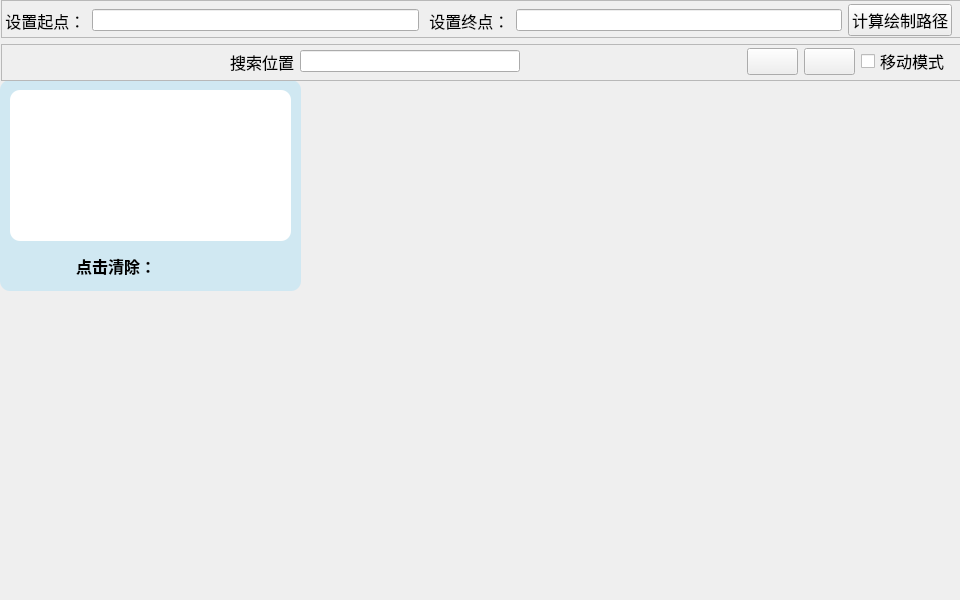
<?xml version="1.0" encoding="UTF-8"?>
<ui version="4.0">
 <class>GPSWindow</class>
 <widget class="QMainWindow" name="GPSWindow">
  <property name="geometry">
   <rect>
    <x>0</x>
    <y>0</y>
    <width>960</width>
    <height>600</height>
   </rect>
  </property>
  <property name="windowTitle">
   <string>MainWindow</string>
  </property>
  <widget class="QWidget" name="centralwidget">
   <widget class="MapWidget" name="widget" native="true">
    <property name="geometry">
     <rect>
      <x>0</x>
      <y>80</y>
      <width>961</width>
      <height>561</height>
     </rect>
    </property>
    <property name="font">
     <font>
      <pointsize>16</pointsize>
     </font>
    </property>
    <property name="styleSheet">
     <string notr="true"/>
    </property>
    <widget class="QWidget" name="widget_2" native="true">
     <property name="geometry">
      <rect>
       <x>0</x>
       <y>0</y>
       <width>301</width>
       <height>211</height>
      </rect>
     </property>
     <property name="styleSheet">
      <string notr="true">    background-color: #D0E8F2;
    border-radius: 10px;</string>
     </property>
     <widget class="QWidget" name="horizontalLayoutWidget_3">
      <property name="geometry">
       <rect>
        <x>70</x>
        <y>170</y>
        <width>152</width>
        <height>31</height>
       </rect>
      </property>
      <layout class="QHBoxLayout" name="horizontalLayout_3">
       <item>
        <spacer name="horizontalSpacer_2">
         <property name="orientation">
          <enum>Qt::Orientation::Horizontal</enum>
         </property>
         <property name="sizeHint" stdset="0">
          <size>
           <width>40</width>
           <height>20</height>
          </size>
         </property>
        </spacer>
       </item>
       <item>
        <widget class="QLabel" name="label">
         <property name="font">
          <font>
           <pointsize>12</pointsize>
           <bold>true</bold>
          </font>
         </property>
         <property name="styleSheet">
          <string notr="true">color: black</string>
         </property>
         <property name="text">
          <string>点击清除：</string>
         </property>
        </widget>
       </item>
       <item>
        <widget class="QPushButton" name="clearbn">
         <property name="font">
          <font>
           <pointsize>15</pointsize>
          </font>
         </property>
         <property name="styleSheet">
          <string notr="true">image: url(:/delete.png);</string>
         </property>
         <property name="text">
          <string/>
         </property>
        </widget>
       </item>
       <item>
        <spacer name="horizontalSpacer_3">
         <property name="orientation">
          <enum>Qt::Orientation::Horizontal</enum>
         </property>
         <property name="sizeHint" stdset="0">
          <size>
           <width>40</width>
           <height>20</height>
          </size>
         </property>
        </spacer>
       </item>
      </layout>
     </widget>
     <widget class="QWidget" name="widget_3" native="true">
      <property name="geometry">
       <rect>
        <x>10</x>
        <y>10</y>
        <width>281</width>
        <height>151</height>
       </rect>
      </property>
      <property name="styleSheet">
       <string notr="true"> background-color: white;</string>
      </property>
      <widget class="QListView" name="listView">
       <property name="geometry">
        <rect>
         <x>10</x>
         <y>10</y>
         <width>261</width>
         <height>131</height>
        </rect>
       </property>
       <property name="styleSheet">
        <string notr="true">background-color: white;
color: black;
font-size: 12pt;</string>
       </property>
      </widget>
     </widget>
    </widget>
   </widget>
   <widget class="QWidget" name="verticalLayoutWidget">
    <property name="geometry">
     <rect>
      <x>1</x>
      <y>0</y>
      <width>961</width>
      <height>81</height>
     </rect>
    </property>
    <layout class="QVBoxLayout" name="verticalLayout">
     <item>
      <widget class="QFrame" name="frame_2">
       <property name="frameShape">
        <enum>QFrame::Shape::StyledPanel</enum>
       </property>
       <property name="frameShadow">
        <enum>QFrame::Shadow::Raised</enum>
       </property>
       <widget class="QWidget" name="horizontalLayoutWidget_2">
        <property name="geometry">
         <rect>
          <x>0</x>
          <y>0</y>
          <width>951</width>
          <height>41</height>
         </rect>
        </property>
        <layout class="QHBoxLayout" name="horizontalLayout_2">
         <item>
          <widget class="QLabel" name="startlabel">
           <property name="font">
            <font>
             <pointsize>12</pointsize>
            </font>
           </property>
           <property name="text">
            <string> 设置起点：</string>
           </property>
          </widget>
         </item>
         <item>
          <widget class="QLineEdit" name="startedit"/>
         </item>
         <item>
          <widget class="QLabel" name="endlabel">
           <property name="font">
            <font>
             <pointsize>12</pointsize>
            </font>
           </property>
           <property name="text">
            <string> 设置终点：</string>
           </property>
          </widget>
         </item>
         <item>
          <widget class="QLineEdit" name="endedit"/>
         </item>
         <item>
          <widget class="QPushButton" name="jisuan">
           <property name="font">
            <font>
             <pointsize>12</pointsize>
            </font>
           </property>
           <property name="text">
            <string>计算绘制路径</string>
           </property>
          </widget>
         </item>
        </layout>
       </widget>
      </widget>
     </item>
     <item>
      <widget class="QFrame" name="frame">
       <property name="frameShape">
        <enum>QFrame::Shape::StyledPanel</enum>
       </property>
       <property name="frameShadow">
        <enum>QFrame::Shadow::Raised</enum>
       </property>
       <widget class="QWidget" name="horizontalLayoutWidget">
        <property name="geometry">
         <rect>
          <x>8</x>
          <y>-3</y>
          <width>941</width>
          <height>41</height>
         </rect>
        </property>
        <layout class="QHBoxLayout" name="horizontalLayout">
         <item>
          <spacer name="horizontalSpacer_4">
           <property name="orientation">
            <enum>Qt::Orientation::Horizontal</enum>
           </property>
           <property name="sizeHint" stdset="0">
            <size>
             <width>40</width>
             <height>20</height>
            </size>
           </property>
          </spacer>
         </item>
         <item>
          <widget class="QLabel" name="label_2">
           <property name="font">
            <font>
             <pointsize>12</pointsize>
            </font>
           </property>
           <property name="text">
            <string>搜索位置</string>
           </property>
          </widget>
         </item>
         <item>
          <widget class="QLineEdit" name="searchLineEdit"/>
         </item>
         <item>
          <spacer name="horizontalSpacer">
           <property name="orientation">
            <enum>Qt::Orientation::Horizontal</enum>
           </property>
           <property name="sizeHint" stdset="0">
            <size>
             <width>40</width>
             <height>20</height>
            </size>
           </property>
          </spacer>
         </item>
         <item>
          <widget class="QPushButton" name="zoomOutButton">
           <property name="font">
            <font>
             <pointsize>12</pointsize>
            </font>
           </property>
           <property name="styleSheet">
            <string notr="true">image: url(:/small.png);</string>
           </property>
           <property name="text">
            <string/>
           </property>
          </widget>
         </item>
         <item>
          <widget class="QPushButton" name="zoomInButton">
           <property name="font">
            <font>
             <pointsize>12</pointsize>
            </font>
           </property>
           <property name="styleSheet">
            <string notr="true">image: url(:/big.png);</string>
           </property>
           <property name="text">
            <string/>
           </property>
          </widget>
         </item>
         <item>
          <widget class="QCheckBox" name="panCheckBox">
           <property name="font">
            <font>
             <pointsize>12</pointsize>
            </font>
           </property>
           <property name="text">
            <string>移动模式</string>
           </property>
          </widget>
         </item>
        </layout>
       </widget>
      </widget>
     </item>
    </layout>
   </widget>
  </widget>
 </widget>
 <customwidgets>
  <customwidget>
   <class>MapWidget</class>
   <extends>QWidget</extends>
   <header location="global">mapwidget.h</header>
   <container>1</container>
  </customwidget>
 </customwidgets>
 <resources/>
 <connections/>
</ui>
